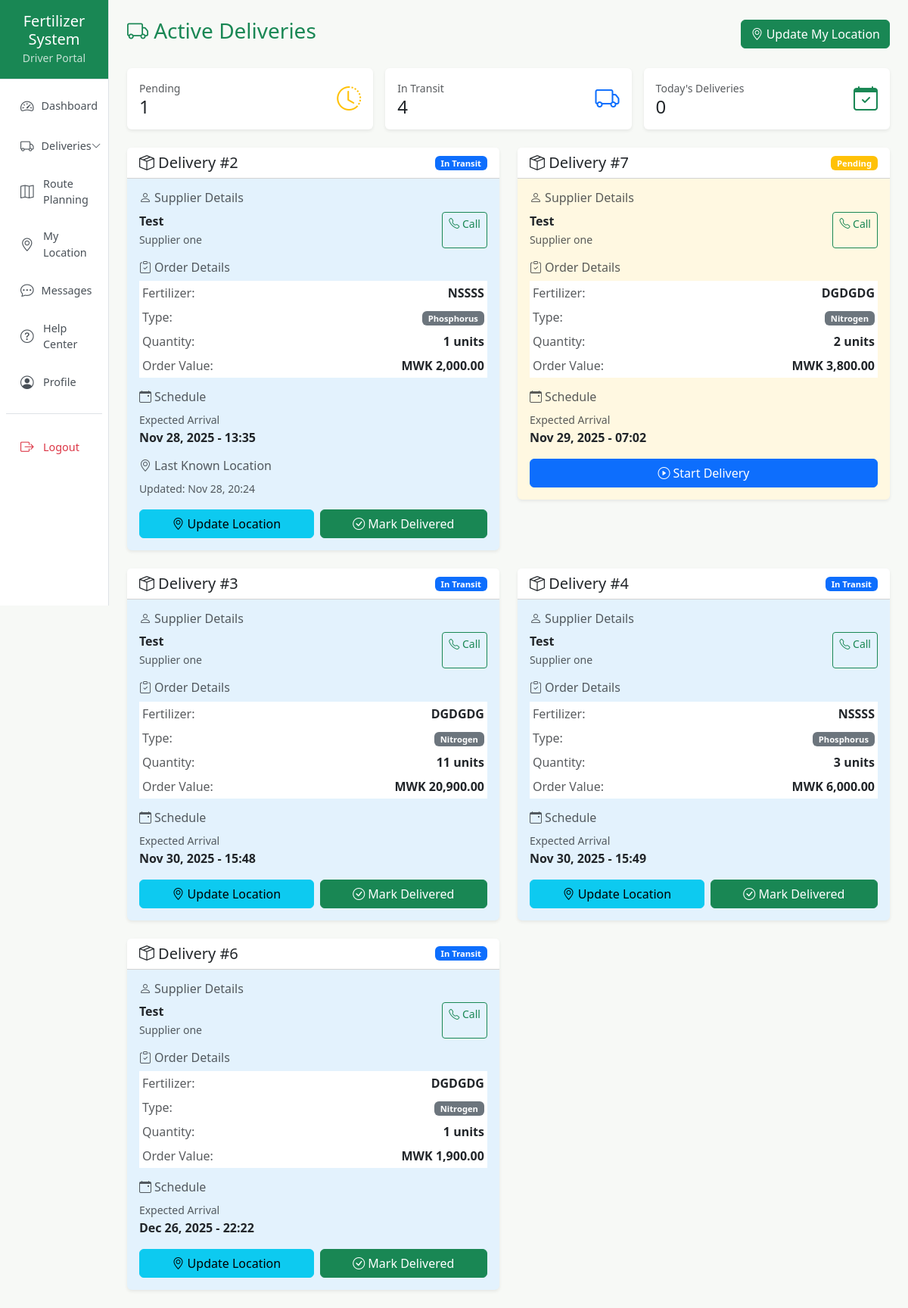
/driver/active_delivery.php (signed in), run on the app's committed database.
### tables this page shows
CREATE TABLE `deliveries` (
  `id` int(11) NOT NULL,
  `order_id` int(11) NOT NULL,
  `admin_id` int(11) NOT NULL,
  `supplier_id` int(11) NOT NULL,
  `driver_id` int(11) DEFAULT NULL,
  `current_latitude` decimal(10,8) DEFAULT NULL,
  `current_longitude` decimal(11,8) DEFAULT NULL,
  `status` enum('Pending','In Transit','Delivered') NOT NULL DEFAULT 'Pending',
  `expected_arrival` datetime DEFAULT NULL,
  `delivered_on` datetime DEFAULT NULL,
  `last_updated` timestamp NOT NULL DEFAULT current_timestamp() ON UPDATE current_timestamp()
);

CREATE TABLE `users` (
  `id` int(11) NOT NULL,
  `full_name` varchar(255) DEFAULT NULL,
  `email` varchar(100) DEFAULT NULL,
  `phone` varchar(20) DEFAULT NULL,
  `password` varchar(255) DEFAULT NULL,
  `role` enum('admin','supplier','driver') DEFAULT 'supplier',
  `status` enum('active','inactive') DEFAULT 'active',
  `created_at` timestamp NOT NULL DEFAULT current_timestamp()
);

CREATE TABLE `suppliers` (
  `id` int(11) NOT NULL,
  `user_id` int(11) NOT NULL,
  `company_name` varchar(255) DEFAULT NULL,
  `phone` varchar(20) DEFAULT NULL,
  `address` text DEFAULT NULL,
  `created_at` timestamp NOT NULL DEFAULT current_timestamp(),
  `updated_at` timestamp NOT NULL DEFAULT current_timestamp() ON UPDATE current_timestamp()
);

CREATE TABLE `fertilizers` (
  `id` int(11) NOT NULL,
  `admin_id` int(11) DEFAULT NULL,
  `name` varchar(255) DEFAULT NULL,
  `price_per_unit` decimal(10,2) NOT NULL,
  `type` varchar(100) DEFAULT NULL,
  `npk_value` varchar(50) DEFAULT NULL,
  `batch_no` varchar(100) DEFAULT NULL,
  `expiry_date` date DEFAULT NULL,
  `stock` int(11) DEFAULT 0,
  `stock_remaining` int(11) DEFAULT 0,
  `minimum_stock` int(11) DEFAULT 0,
  `certified` tinyint(1) DEFAULT 1,
  `depot_location` varchar(255) DEFAULT NULL,
  `price` decimal(10,2) DEFAULT 0.00
);

CREATE TABLE `orders` (
  `id` int(11) NOT NULL,
  `supplier_id` int(11) DEFAULT NULL,
  `fertilizer_id` int(11) DEFAULT NULL,
  `quantity` int(11) DEFAULT NULL,
  `price_per_unit` decimal(10,2) NOT NULL,
  `total_price` decimal(10,2) NOT NULL,
  `status` enum('Requested','Approved','Dispatched','Delivered','Cancelled') DEFAULT 'Requested',
  `order_date` timestamp NOT NULL DEFAULT current_timestamp()
);

### driver/active_delivery.php (the view, shortened to what this page needs)
<?php
include('../includes/db.php');
$driver_id = (int) $_SESSION['user_id'];
$query = "SELECT d.*, o.quantity, o.total_price, o.order_date,
          f.name as fertilizer_name, f.type as fertilizer_type,
          s.company_name, u.full_name as supplier_name, u.phone as supplier_phone
          FROM deliveries d
          LEFT JOIN orders o ON d.order_id = o.id
          LEFT JOIN fertilizers f ON o.fertilizer_id = f.id
          LEFT JOIN suppliers s ON o.supplier_id = s.id
          LEFT JOIN users u ON s.user_id = u.id
          WHERE d.driver_id = ? AND d.status IN ('Pending', 'In Transit')
          ORDER BY d.expected_arrival ASC";
$stmt = $conn->prepare($query);
$stmt->bind_param("i", $driver_id);
$stmt->execute();
$deliveries = $stmt->get_result()->fetch_all(MYSQLI_ASSOC);
$stats = [];
$stats['pending'] = $conn->query("SELECT COUNT(*) as count FROM deliveries WHERE driver_id = $driver_id AND status = 'Pending'")->fetch_assoc()['count'];
$stats['in_transit'] = $conn->query("SELECT COUNT(*) as count FROM deliveries WHERE driver_id = $driver_id AND status = 'In Transit'")->fetch_assoc()['count'];
$stats['today_deliveries'] = $conn->query("SELECT COUNT(*) as count FROM deliveries WHERE driver_id = $driver_id AND DATE(expected_arrival) = CURDATE()")->fetch_assoc()['count'];
?>
<!DOCTYPE html>
<html lang="en">
<head>
    <link href="https://cdn.jsdelivr.net/npm/bootstrap@5.3.0/dist/css/bootstrap.min.css" rel="stylesheet">
    <link href="https://cdn.jsdelivr.net/npm/bootstrap-icons@1.10.5/font/bootstrap-icons.css" rel="stylesheet">
</head>
<body>
<div class="d-flex">
    <?php include('../includes/sidebar.php'); ?>
    <div class="flex-grow-1 p-4">
        <div class="d-flex justify-content-between align-items-center mb-4">
            <h3 class="text-success"><i class="bi bi-truck"></i> Active Deliveries</h3>
            <button class="btn btn-success" onclick="updateLocation()">
                <i class="bi bi-geo-alt"></i> Update My Location
            </button>
        </div>
        <div class="row g-3 mb-4">
            <div class="col-md-4">
                <div class="card stat-card pending border-0 shadow-sm">
                    <div class="card-body">
                        <div class="d-flex justify-content-between align-items-center">
                            <div>
                                <div class="text-muted small">Pending</div>
                                <h4 class="mb-0"><?= $stats['pending'] ?></h4>
                            </div>
                            <i class="bi bi-clock-history text-warning" style="font-size: 2rem;"></i>
                        </div>
                    </div>
                </div>
            </div>
            <div class="col-md-4">
                <div class="card stat-card in-transit border-0 shadow-sm">
                    <div class="card-body">
                        <div class="d-flex justify-content-between align-items-center">
                            <div>
                                <div class="text-muted small">In Transit</div>
                                <h4 class="mb-0"><?= $stats['in_transit'] ?></h4>
                            </div>
                            <i class="bi bi-truck text-primary" style="font-size: 2rem;"></i>
                        </div>
                    </div>
                </div>
            </div>
            <div class="col-md-4">
                <div class="card stat-card today border-0 shadow-sm">
                    <div class="card-body">
                        <div class="d-flex justify-content-between align-items-center">
                            <div>
                                <div class="text-muted small">Today's Deliveries</div>
                                <h4 class="mb-0"><?= $stats['today_deliveries'] ?></h4>
                            </div>
                            <i class="bi bi-calendar-check text-success" style="font-size: 2rem;"></i>
                        </div>
                    </div>
                </div>
            </div>
        </div>
        <?php if (empty($deliveries)): ?>
            <div class="card border-0 shadow-sm">
                <div class="card-body text-center py-5">
                    <i class="bi bi-inbox" style="font-size: 4rem; color: #ccc;"></i>
                    <h4 class="mt-3 text-muted">No Active Deliveries</h4>
                    <p class="text-muted">You have no pending or in-transit deliveries at the moment.</p>
                </div>
            </div>
        <?php else: ?>
            <div class="row g-4">
                <?php foreach ($deliveries as $delivery): ?>
                    <div class="col-md-6">
                        <div class="card delivery-card <?= strtolower(str_replace(' ', '-', $delivery['status'])) ?> border-0 shadow-sm">
                            <div class="card-header bg-white d-flex justify-content-between align-items-center">
                                <h5 class="mb-0">
                                    <i class="bi bi-box-seam"></i> Delivery #<?= $delivery['id'] ?>
                                </h5>
                                <span class="badge <?= $delivery['status'] === 'Pending' ? 'bg-warning' : 'bg-primary' ?>">
                                    <?= htmlspecialchars($delivery['status']) ?>
                                </span>
                            </div>
                            <div class="card-body">
                                <div class="mb-3">
                                    <h6 class="text-muted mb-2"><i class="bi bi-person"></i> Supplier Details</h6>
                                    <div class="d-flex justify-content-between">
                                        <div>
                                            <div class="fw-semibold"><?= htmlspecialchars($delivery['supplier_name']) ?></div>
                                            <small class="text-muted"><?= htmlspecialchars($delivery['company_name'] ?? 'N/A') ?></small>
                                        </div>
                                        <a href="tel:<?= htmlspecialchars($delivery['supplier_phone']) ?>" class="btn btn-sm btn-outline-success">
                                            <i class="bi bi-telephone"></i> Call
                                        </a>
                                    </div>
                                </div>
                                <div class="mb-3">
                                    <h6 class="text-muted mb-2"><i class="bi bi-clipboard-check"></i> Order Details</h6>
                                    <table class="table table-sm table-borderless mb-0">
                                        <tr>
                                            <td class="text-muted">Fertilizer:</td>
                                            <td class="text-end fw-semibold"><?= htmlspecialchars($delivery['fertilizer_name']) ?></td>
                                        </tr>
                                        <tr>
                                            <td class="text-muted">Type:</td>
                                            <td class="text-end"><span class="badge bg-secondary"><?= htmlspecialchars($delivery['fertilizer_type']) ?></span></td>
                                        </tr>
                                        <tr>
                                            <td class="text-muted">Quantity:</td>
                                            <td class="text-end fw-semibold"><?= number_format($delivery['quantity']) ?> units</td>
                                        </tr>
                                        <tr>
                                            <td class="text-muted">Order Value:</td>
                                            <td class="text-end fw-semibold">MWK <?= number_format($delivery['total_price'], 2) ?></td>
                                        </tr>
                                    </table>
                                </div>
                                <div class="mb-3">
                                    <h6 class="text-muted mb-2"><i class="bi bi-calendar-event"></i> Schedule</h6>
                                    <div class="d-flex justify-content-between">
                                        <div>
                                            <small class="text-muted">Expected Arrival</small>
                                            <div class="fw-semibold"><?= date('M d, Y - H:i', strtotime($delivery['expected_arrival'])) ?></div>
                                        </div>
                                    </div>
                                </div>
                                <?php if ($delivery['current_latitude'] && $delivery['current_longitude']): ?>
                                    <div class="mb-3">
                                        <h6 class="text-muted mb-2"><i class="bi bi-geo-alt"></i> Last Known Location</h6>
                                        <small class="text-muted">
                                            Updated: <?= date('M d, H:i', strtotime($delivery['last_updated'])) ?>
                                        </small>
                                    </div>
                                <?php endif; ?>
                                <div class="d-flex gap-2">
                                    <?php if ($delivery['status'] === 'Pending'): ?>
                                        <button class="btn btn-primary flex-fill" data-bs-toggle="modal" data-bs-target="#startModal<?= $delivery['id'] ?>">
                                            <i class="bi bi-play-circle"></i> Start Delivery
                                        </button>
                                    <?php elseif ($delivery['status'] === 'In Transit'): ?>
                                        <button class="btn btn-info flex-fill" data-bs-toggle="modal" data-bs-target="#updateLocationModal<?= $delivery['id'] ?>">
                                            <i class="bi bi-geo-alt"></i> Update Location
                                        </button>
                                        <button class="btn btn-success flex-fill" data-bs-toggle="modal" data-bs-target="#deliveredModal<?= $delivery['id'] ?>">
                                            <i class="bi bi-check-circle"></i> Mark Delivered
                                        </button>
                                    <?php endif; ?>
                                </div>
                            </div>
                        </div>
                    </div>
                <?php endforeach; ?>
            </div>
        <?php endif; ?>
    </div>
</div>
</body>
</html>

### driver/active_delivery.php (style rules this page uses)
body { background: #f7f9f6; }
.stat-card { border-left: 4px solid; transition: transform 0.2s; }
.stat-card.pending { border-color: #ffc107; }
.stat-card.in-transit { border-color: #0d6efd; }
.stat-card.today { border-color: #28a745; }
.delivery-card { transition: all 0.3s; border-left: 4px solid transparent; }
.delivery-card.pending { background: #fff8e1; }
.delivery-card.in-transit { background: #e3f2fd; }

### includes/sidebar.php (style rules this page uses)
.badge { font-size: 0.7rem; padding: 0.25rem 0.5rem; }

### data on the page
deliveries: id "2", status "In Transit", users.full_name "Test", supplier.company_name "Supplier one", fertilizers.name "NSSSS", fertilizers.type "Phosphorus", order.quantity "1", order.total_price "2,000.00", expected_arrival "Nov 28, 2025 - 13:35", last_updated "Nov 28, 20:24"
deliveries: id "7", status "Pending", users.full_name "Test", supplier.company_name "Supplier one", fertilizers.name "DGDGDG", fertilizers.type "Nitrogen", order.quantity "2", order.total_price "3,800.00", expected_arrival "Nov 29, 2025 - 07:02"
deliveries: id "3", status "In Transit", users.full_name "Test", supplier.company_name "Supplier one", fertilizers.name "DGDGDG", fertilizers.type "Nitrogen", order.quantity "11", order.total_price "20,900.00", expected_arrival "Nov 30, 2025 - 15:48"
deliveries: id "4", status "In Transit", users.full_name "Test", supplier.company_name "Supplier one", fertilizers.name "NSSSS", fertilizers.type "Phosphorus", order.quantity "3", order.total_price "6,000.00", expected_arrival "Nov 30, 2025 - 15:49"
deliveries: id "6", status "In Transit", users.full_name "Test", supplier.company_name "Supplier one", fertilizers.name "DGDGDG", fertilizers.type "Nitrogen", order.quantity "1", order.total_price "1,900.00", expected_arrival "Dec 26, 2025 - 22:22"

### other printed values
$role "Driver"
$stats['pending'] "1"
$stats['in_transit'] "4"
$stats['today_deliveries'] "0"
